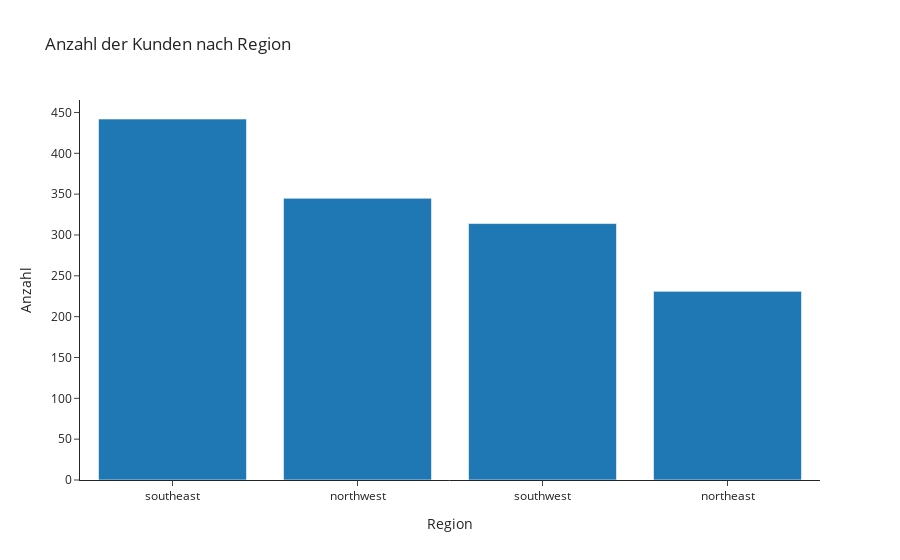

Notebook code cell kept with this figure:
### Markdown cell above
### Charts mit Plotly

So, endlich machen wir Plots! Juhu!

Wir nutzen zuerst die Bibliothek pltly express, da sie eine einfache Syntax hat. https://plotly.com/python/plotly-express/

#### Histogramme
Zunächst machen wir einfache Histogramme/Barcharts.

Die Anzahl der Kunden pro Region
Anzahl an Kunden nach Region und Geschlecht
Wir fangen mit einem simplen Chart an und überlegen dann gemeinsam, wie wir das Chart schöner machen können.

Abschließend werden wir eines der Charts mit einer anderen Bibliothek bauen und zwar mit seaborn. https://seaborn.pydata.org/index.html

### Code cell
# Anzahl an Kunden nach Region
# TODO Plot schön machen
fig = px.histogram(df, x='region', 
                   labels={"region": "Region"}, 
                   title="Anzahl der Kunden nach Region",
                   template="simple_white"
                  )
fig.update_layout(yaxis_title="Anzahl") 
fig.show()

# Mögliche templates: ["plotly", "plotly_white", "plotly_dark", "ggplot2", "seaborn", "simple_white", "none"]
# siehe https://plotly.com/python/templates/

### Figure 1 — Plotly figure (JSON) as saved in the notebook; plotly's stock layout.template omitted (floating-point values rounded to 4 significant figures; data arrays with more than 128 entries replaced by an {"elided": "..."} marker saying what was removed)
{"data": [{"alignmentgroup": "True", "bingroup": "x", "hovertemplate": "Region=%{x}<br>count=%{y}<extra></extra>", "legendgroup": "", "marker": {"color": "#1F77B4", "pattern": {"shape": ""}}, "name": "", "offsetgroup": "", "orientation": "v", "showlegend": false, "type": "histogram", "x": {"elided": "1332 str values"}, "xaxis": "x", "yaxis": "y"}], "layout": {"autosize": true, "barmode": "relative", "legend": {"tracegroupgap": 0}, "title": {"text": "Anzahl der Kunden nach Region"}, "xaxis": {"anchor": "y", "autorange": true, "domain": [0, 1], "range": [-0.5, 3.5], "title": {"text": "Region"}, "type": "category"}, "yaxis": {"anchor": "x", "autorange": true, "domain": [0, 1], "range": [0, 465.3], "title": {"text": "Anzahl"}}}}
